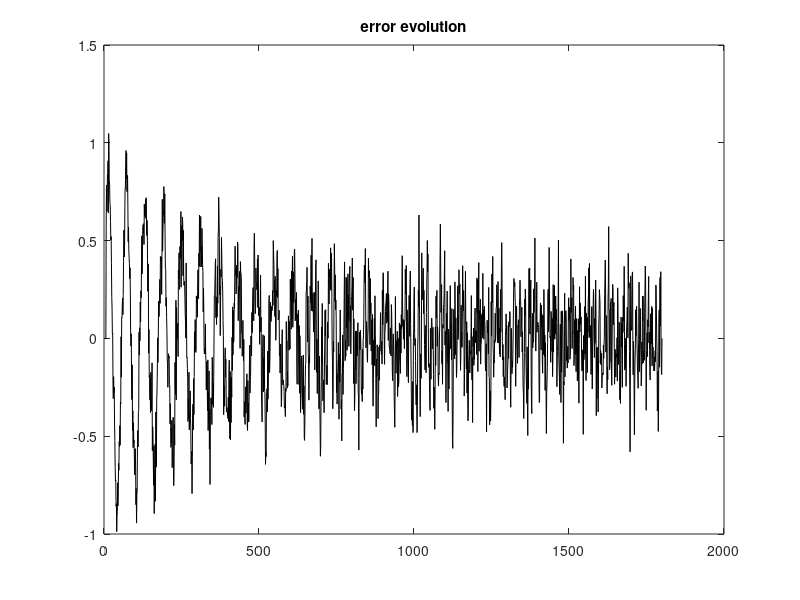
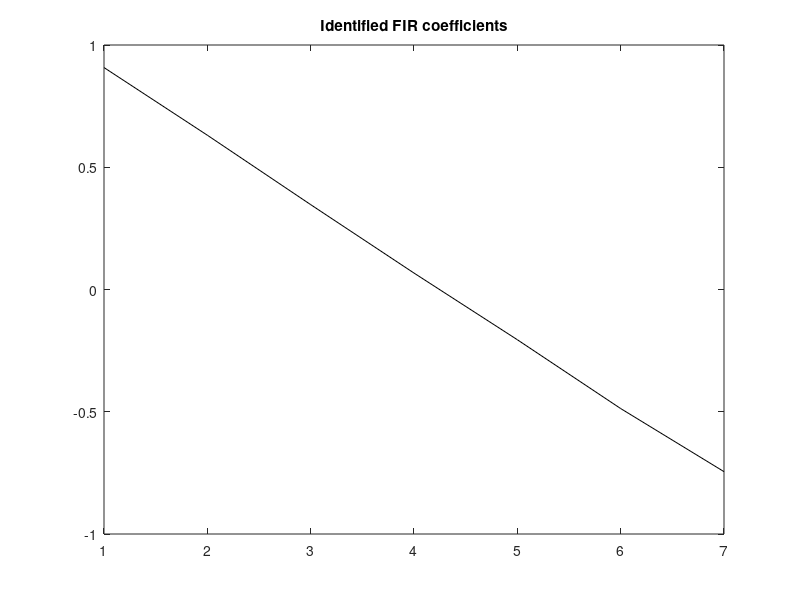
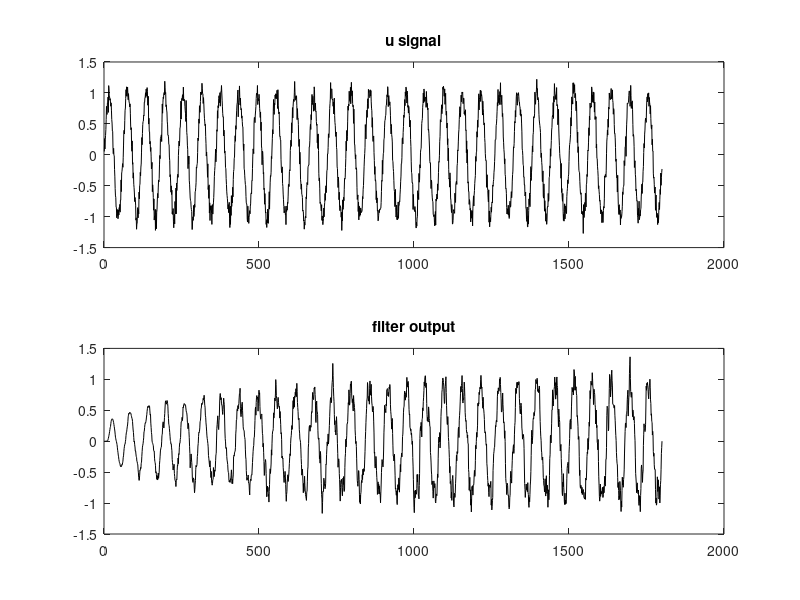

Recreate these plots in MATLAB, in order.
% Linear Prediction using NLMS
% sine signal + noise
fx=1; %signal frequency in Hz
wx=2*pi*fx; %signal frequency in rad/s

fs=60; %sampling frequency in Hz
tiv=1/fs; %time interval between samples;
t=0:tiv:(30-tiv); %time intervals set

x=sin(wx*t); %signal data set
Nx=length(x);
v=0.1*randn(1,Nx); %normal noise
u=x+v; %sine+noise

%Delayed signal-------------------------
Nd=7; %delay length
ud=zeros(1,Nx); ud((1+Nd):Nx)=u(1:(Nx-Nd));
 
 %-------------------------------------------
Nh=Nd; %number of FIR coefficients
%FIR coeff. identification
wh=zeros(Nh,1); %FIR coefficients initialization
er=zeros(1,Nx); %for error recording
fo=zeros(1,Nx); %filter output

mu=1/(10*Nh); %learning rate

for nn=Nh:Nx-1,
   %actualization of ud
   us=ud(nn:-1:(nn-Nh+1))'; %take a segment and reverse
   %filter output
   fo(nn)=wh'*us;
   %error
   er(nn)=u(nn)-fo(nn);
   %new FIR coeffs
   ipsi=0.01; %small constant, to be edited
   aux=mu/(ipsi+norm(us));
   wh=wh+((aux*er(nn))*us);
end;  

%display---------------------------

figure(1)
plot(er,'k'); %error evolution
title('error evolution');

figure(2)
plot(wh,'k'); %the FIR coefficients
title('Identified FIR coefficients');

figure(3)
subplot(2,1,1)
plot(u,'k'); title('u signal');
subplot(2,1,2)
plot(fo,'k'); title('filter output');
